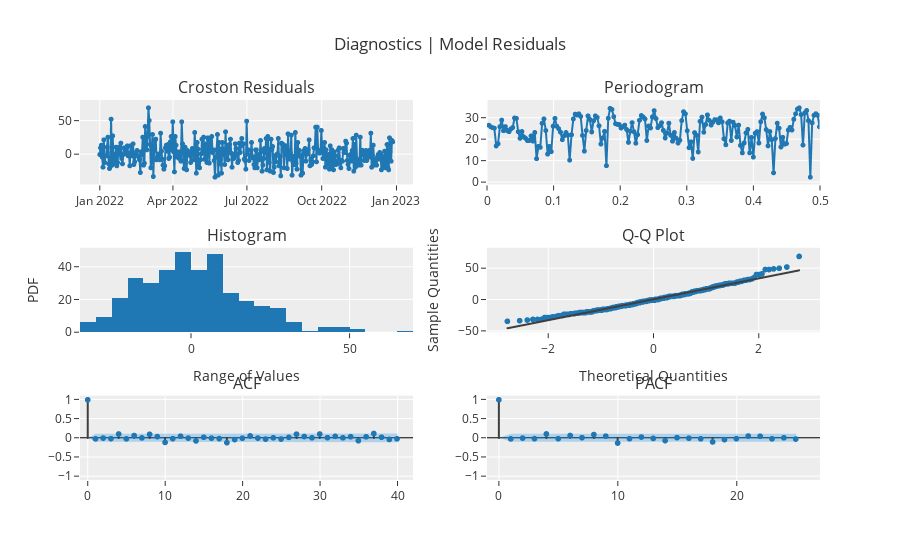

Source (notebook cell):
### Code cell
plot_model(best, plot='diagnostics')

### Figure 1 — Plotly figure (JSON) as saved in the notebook; plotly's stock layout.template omitted (floating-point values rounded to 4 significant figures; data arrays with more than 128 entries replaced by an {"elided": "..."} marker saying what was removed)
{"data": [{"line": {"color": "rgb(31, 119, 180)", "width": 2}, "marker": {"color": "rgb(31, 119, 180)", "size": 5}, "mode": "lines+markers", "name": "Croston", "showlegend": false, "type": "scattergl", "x": {"elided": "362 str values"}, "xaxis": "x", "y": {"elided": "362 float values"}, "yaxis": "y"}, {"hoverinfo": "text", "hovertext": {"elided": "181 str values"}, "line": {"color": "#1f77b4", "width": 2}, "marker": {"size": 5}, "mode": "lines+markers", "name": "Croston", "showlegend": false, "type": "scattergl", "x": {"elided": "181 float values"}, "xaxis": "x2", "y": {"elided": "181 float values"}, "yaxis": "y2"}, {"alignmentgroup": "True", "bingroup": "x", "hovertemplate": "variable=Croston<br>value=%{x}<br>count=%{y}<extra></extra>", "legendgroup": "Croston", "marker": {"color": "#1f77b4", "pattern": {"shape": ""}}, "name": "Croston", "offsetgroup": "Croston", "orientation": "v", "showlegend": false, "type": "histogram", "x": {"elided": "362 float values"}, "xaxis": "x3", "yaxis": "y3"}, {"marker": {"color": "#1f77b4"}, "mode": "markers", "name": "Croston", "showlegend": false, "type": "scattergl", "x": {"elided": "362 float values"}, "xaxis": "x4", "y": {"elided": "362 float values"}, "yaxis": "y4"}, {"line": {"color": "#3f3f3f"}, "mode": "lines", "name": "Croston", "showlegend": false, "type": "scattergl", "x": {"elided": "362 float values"}, "xaxis": "x4", "y": {"elided": "362 float values"}, "yaxis": "y4"}, {"line": {"color": "#3f3f3f"}, "mode": "lines", "name": "ACF", "showlegend": false, "type": "scattergl", "x": [0, 0], "xaxis": "x5", "y": [0, 1], "yaxis": "y5"}, {"line": {"color": "#3f3f3f"}, "mode": "lines", "name": "ACF", "showlegend": false, "type": "scattergl", "x": [1, 1], "xaxis": "x5", "y": [0, -0.02265], "yaxis": "y5"}, {"line": {"color": "#3f3f3f"}, "mode": "lines", "name": "ACF", "showlegend": false, "type": "scattergl", "x": [2, 2], "xaxis": "x5", "y": [0, -0.002552], "yaxis": "y5"}, {"line": {"color": "#3f3f3f"}, "mode": "lines", "name": "ACF", "showlegend": false, "type": "scattergl", "x": [3, 3], "xaxis": "x5", "y": [0, -0.01673], "yaxis": "y5"}, {"line": {"color": "#3f3f3f"}, "mode": "lines", "name": "ACF", "showlegend": false, "type": "scattergl", "x": [4, 4], "xaxis": "x5", "y": [0, 0.1048], "yaxis": "y5"}, {"line": {"color": "#3f3f3f"}, "mode": "lines", "name": "ACF", "showlegend": false, "type": "scattergl", "x": [5, 5], "xaxis": "x5", "y": [0, -0.02216], "yaxis": "y5"}, {"line": {"color": "#3f3f3f"}, "mode": "lines", "name": "ACF", "showlegend": false, "type": "scattergl", "x": [6, 6], "xaxis": "x5", "y": [0, 0.06394], "yaxis": "y5"}, {"line": {"color": "#3f3f3f"}, "mode": "lines", "name": "ACF", "showlegend": false, "type": "scattergl", "x": [7, 7], "xaxis": "x5", "y": [0, 0.002654], "yaxis": "y5"}, {"line": {"color": "#3f3f3f"}, "mode": "lines", "name": "ACF", "showlegend": false, "type": "scattergl", "x": [8, 8], "xaxis": "x5", "y": [0, 0.09691], "yaxis": "y5"}, {"line": {"color": "#3f3f3f"}, "mode": "lines", "name": "ACF", "showlegend": false, "type": "scattergl", "x": [9, 9], "xaxis": "x5", "y": [0, 0.03635], "yaxis": "y5"}, {"line": {"color": "#3f3f3f"}, "mode": "lines", "name": "ACF", "showlegend": false, "type": "scattergl", "x": [10, 10], "xaxis": "x5", "y": [0, -0.1152], "yaxis": "y5"}, {"line": {"color": "#3f3f3f"}, "mode": "lines", "name": "ACF", "showlegend": false, "type": "scattergl", "x": [11, 11], "xaxis": "x5", "y": [0, -0.0168], "yaxis": "y5"}, {"line": {"color": "#3f3f3f"}, "mode": "lines", "name": "ACF", "showlegend": false, "type": "scattergl", "x": [12, 12], "xaxis": "x5", "y": [0, 0.04699], "yaxis": "y5"}, {"line": {"color": "#3f3f3f"}, "mode": "lines", "name": "ACF", "showlegend": false, "type": "scattergl", "x": [13, 13], "xaxis": "x5", "y": [0, -0.002979], "yaxis": "y5"}, {"line": {"color": "#3f3f3f"}, "mode": "lines", "name": "ACF", "showlegend": false, "type": "scattergl", "x": [14, 14], "xaxis": "x5", "y": [0, -0.07576], "yaxis": "y5"}, {"line": {"color": "#3f3f3f"}, "mode": "lines", "name": "ACF", "showlegend": false, "type": "scattergl", "x": [15, 15], "xaxis": "x5", "y": [0, 0.01843], "yaxis": "y5"}, {"line": {"color": "#3f3f3f"}, "mode": "lines", "name": "ACF", "showlegend": false, "type": "scattergl", "x": [16, 16], "xaxis": "x5", "y": [0, -0.005087], "yaxis": "y5"}, {"line": {"color": "#3f3f3f"}, "mode": "lines", "name": "ACF", "showlegend": false, "type": "scattergl", "x": [17, 17], "xaxis": "x5", "y": [0, -0.01565], "yaxis": "y5"}, {"line": {"color": "#3f3f3f"}, "mode": "lines", "name": "ACF", "showlegend": false, "type": "scattergl", "x": [18, 18], "xaxis": "x5", "y": [0, -0.1218], "yaxis": "y5"}, {"line": {"color": "#3f3f3f"}, "mode": "lines", "name": "ACF", "showlegend": false, "type": "scattergl", "x": [19, 19], "xaxis": "x5", "y": [0, -0.04111], "yaxis": "y5"}, {"line": {"color": "#3f3f3f"}, "mode": "lines", "name": "ACF", "showlegend": false, "type": "scattergl", "x": [20, 20], "xaxis": "x5", "y": [0, -0.005965], "yaxis": "y5"}, {"line": {"color": "#3f3f3f"}, "mode": "lines", "name": "ACF", "showlegend": false, "type": "scattergl", "x": [21, 21], "xaxis": "x5", "y": [0, 0.05361], "yaxis": "y5"}, {"line": {"color": "#3f3f3f"}, "mode": "lines", "name": "ACF", "showlegend": false, "type": "scattergl", "x": [22, 22], "xaxis": "x5", "y": [0, -0.002344], "yaxis": "y5"}, {"line": {"color": "#3f3f3f"}, "mode": "lines", "name": "ACF", "showlegend": false, "type": "scattergl", "x": [23, 23], "xaxis": "x5", "y": [0, -0.02882], "yaxis": "y5"}, {"line": {"color": "#3f3f3f"}, "mode": "lines", "name": "ACF", "showlegend": false, "type": "scattergl", "x": [24, 24], "xaxis": "x5", "y": [0, 0.004114], "yaxis": "y5"}, {"line": {"color": "#3f3f3f"}, "mode": "lines", "name": "ACF", "showlegend": false, "type": "scattergl", "x": [25, 25], "xaxis": "x5", "y": [0, -0.02728], "yaxis": "y5"}, {"line": {"color": "#3f3f3f"}, "mode": "lines", "name": "ACF", "showlegend": false, "type": "scattergl", "x": [26, 26], "xaxis": "x5", "y": [0, 0.01634], "yaxis": "y5"}, {"line": {"color": "#3f3f3f"}, "mode": "lines", "name": "ACF", "showlegend": false, "type": "scattergl", "x": [27, 27], "xaxis": "x5", "y": [0, 0.09984], "yaxis": "y5"}, {"line": {"color": "#3f3f3f"}, "mode": "lines", "name": "ACF", "showlegend": false, "type": "scattergl", "x": [28, 28], "xaxis": "x5", "y": [0, 0.03829], "yaxis": "y5"}, {"line": {"color": "#3f3f3f"}, "mode": "lines", "name": "ACF", "showlegend": false, "type": "scattergl", "x": [29, 29], "xaxis": "x5", "y": [0, 0.004724], "yaxis": "y5"}, {"line": {"color": "#3f3f3f"}, "mode": "lines", "name": "ACF", "showlegend": false, "type": "scattergl", "x": [30, 30], "xaxis": "x5", "y": [0, 0.1038], "yaxis": "y5"}, {"line": {"color": "#3f3f3f"}, "mode": "lines", "name": "ACF", "showlegend": false, "type": "scattergl", "x": [31, 31], "xaxis": "x5", "y": [0, 0.00857], "yaxis": "y5"}, {"line": {"color": "#3f3f3f"}, "mode": "lines", "name": "ACF", "showlegend": false, "type": "scattergl", "x": [32, 32], "xaxis": "x5", "y": [0, 0.04292], "yaxis": "y5"}, {"line": {"color": "#3f3f3f"}, "mode": "lines", "name": "ACF", "showlegend": false, "type": "scattergl", "x": [33, 33], "xaxis": "x5", "y": [0, 0.004436], "yaxis": "y5"}, {"line": {"color": "#3f3f3f"}, "mode": "lines", "name": "ACF", "showlegend": false, "type": "scattergl", "x": [34, 34], "xaxis": "x5", "y": [0, 0.03461], "yaxis": "y5"}, {"line": {"color": "#3f3f3f"}, "mode": "lines", "name": "ACF", "showlegend": false, "type": "scattergl", "x": [35, 35], "xaxis": "x5", "y": [0, -0.07085], "yaxis": "y5"}, {"line": {"color": "#3f3f3f"}, "mode": "lines", "name": "ACF", "showlegend": false, "type": "scattergl", "x": [36, 36], "xaxis": "x5", "y": [0, 0.03003], "yaxis": "y5"}, {"line": {"color": "#3f3f3f"}, "mode": "lines", "name": "ACF", "showlegend": false, "type": "scattergl", "x": [37, 37], "xaxis": "x5", "y": [0, 0.118], "yaxis": "y5"}, {"line": {"color": "#3f3f3f"}, "mode": "lines", "name": "ACF", "showlegend": false, "type": "scattergl", "x": [38, 38], "xaxis": "x5", "y": [0, 0.01958], "yaxis": "y5"}, {"line": {"color": "#3f3f3f"}, "mode": "lines", "name": "ACF", "showlegend": false, "type": "scattergl", "x": [39, 39], "xaxis": "x5", "y": [0, -0.03743], "yaxis": "y5"}, {"line": {"color": "#3f3f3f"}, "mode": "lines", "name": "ACF", "showlegend": false, "type": "scattergl", "x": [40, 40], "xaxis": "x5", "y": [0, -0.02236], "yaxis": "y5"}, {"marker": {"color": "#1f77b4", "size": 6}, "mode": "markers", "name": "ACF", "showlegend": false, "type": "scattergl", "x": [0, 1, 2, 3, 4, 5, 6, 7, 8, 9, 10, 11, 12, 13, 14, 15, 16, 17, 18, 19, 20, 21, 22, 23, 24, 25, 26, 27, 28, 29, 30, 31, 32, 33, 34, 35, 36, 37, 38, 39, 40], "xaxis": "x5", "y": [1, -0.02265, -0.002552, -0.01673, 0.1048, -0.02216, 0.06394, 0.002654, 0.09691, 0.03635, -0.1152, -0.0168, 0.04699, -0.002979, -0.07576, 0.01843, -0.005087, -0.01565, -0.1218, -0.04111, -0.005965, 0.05361, -0.002344, -0.02882, 0.004114, -0.02728, 0.01634, 0.09984, 0.03829, 0.004724, 0.1038, 0.00857, 0.04292, 0.004436, 0.03461, -0.07085, 0.03003, 0.118, 0.01958, -0.03743, -0.02236], "yaxis": "y5"}, {"line": {"color": "rgba(255,255,255,0)"}, "mode": "lines", "name": "UC", "showlegend": false, "type": "scatter", "x": [0, 1, 2, 3, 4, 5, 6, 7, 8, 9, 10, 11, 12, 13, 14, 15, 16, 17, 18, 19, 20, 21, 22, 23, 24, 25, 26, 27, 28, 29, 30, 31, 32, 33, 34, 35, 36, 37, 38, 39, 40], "xaxis": "x5", "y": [0, 0.103, 0.1031, 0.1031, 0.1031, 0.1042, 0.1043, 0.1047, 0.1047, 0.1056, 0.1058, 0.1071, 0.1071, 0.1073, 0.1073, 0.1079, 0.1079, 0.1079, 0.108, 0.1094, 0.1096, 0.1096, 0.1099, 0.1099, 0.1099, 0.1099, 0.11, 0.11, 0.111, 0.1111, 0.1111, 0.1122, 0.1122, 0.1123, 0.1123, 0.1125, 0.1129, 0.113, 0.1143, 0.1143, 0.1145], "yaxis": "y5"}, {"fill": "tonexty", "fillcolor": "rgba(32, 146, 230,0.3)", "line": {"color": "rgba(255,255,255,0)"}, "mode": "lines", "name": "LC", "showlegend": false, "type": "scatter", "x": [0, 1, 2, 3, 4, 5, 6, 7, 8, 9, 10, 11, 12, 13, 14, 15, 16, 17, 18, 19, 20, 21, 22, 23, 24, 25, 26, 27, 28, 29, 30, 31, 32, 33, 34, 35, 36, 37, 38, 39, 40], "xaxis": "x5", "y": [0, -0.103, -0.1031, -0.1031, -0.1031, -0.1042, -0.1043, -0.1047, -0.1047, -0.1056, -0.1058, -0.1071, -0.1071, -0.1073, -0.1073, -0.1079, -0.1079, -0.1079, -0.108, -0.1094, -0.1096, -0.1096, -0.1099, -0.1099, -0.1099, -0.1099, -0.11, -0.11, -0.111, -0.1111, -0.1111, -0.1122, -0.1122, -0.1123, -0.1123, -0.1125, -0.1129, -0.113, -0.1143, -0.1143, -0.1145], "yaxis": "y5"}, {"line": {"color": "#3f3f3f"}, "mode": "lines", "name": "PACF", "showlegend": false, "type": "scattergl", "x": [0, 0], "xaxis": "x6", "y": [0, 1], "yaxis": "y6"}, {"line": {"color": "#3f3f3f"}, "mode": "lines", "name": "PACF", "showlegend": false, "type": "scattergl", "x": [1, 1], "xaxis": "x6", "y": [0, -0.02271], "yaxis": "y6"}, {"line": {"color": "#3f3f3f"}, "mode": "lines", "name": "PACF", "showlegend": false, "type": "scattergl", "x": [2, 2], "xaxis": "x6", "y": [0, -0.003084], "yaxis": "y6"}, {"line": {"color": "#3f3f3f"}, "mode": "lines", "name": "PACF", "showlegend": false, "type": "scattergl", "x": [3, 3], "xaxis": "x6", "y": [0, -0.017], "yaxis": "y6"}, {"line": {"color": "#3f3f3f"}, "mode": "lines", "name": "PACF", "showlegend": false, "type": "scattergl", "x": [4, 4], "xaxis": "x6", "y": [0, 0.1053], "yaxis": "y6"}, {"line": {"color": "#3f3f3f"}, "mode": "lines", "name": "PACF", "showlegend": false, "type": "scattergl", "x": [5, 5], "xaxis": "x6", "y": [0, -0.01816], "yaxis": "y6"}, {"line": {"color": "#3f3f3f"}, "mode": "lines", "name": "PACF", "showlegend": false, "type": "scattergl", "x": [6, 6], "xaxis": "x6", "y": [0, 0.06535], "yaxis": "y6"}, {"line": {"color": "#3f3f3f"}, "mode": "lines", "name": "PACF", "showlegend": false, "type": "scattergl", "x": [7, 7], "xaxis": "x6", "y": [0, 0.008448], "yaxis": "y6"}, {"line": {"color": "#3f3f3f"}, "mode": "lines", "name": "PACF", "showlegend": false, "type": "scattergl", "x": [8, 8], "xaxis": "x6", "y": [0, 0.08988], "yaxis": "y6"}, {"line": {"color": "#3f3f3f"}, "mode": "lines", "name": "PACF", "showlegend": false, "type": "scattergl", "x": [9, 9], "xaxis": "x6", "y": [0, 0.04824], "yaxis": "y6"}, {"line": {"color": "#3f3f3f"}, "mode": "lines", "name": "PACF", "showlegend": false, "type": "scattergl", "x": [10, 10], "xaxis": "x6", "y": [0, -0.1318], "yaxis": "y6"}, {"line": {"color": "#3f3f3f"}, "mode": "lines", "name": "PACF", "showlegend": false, "type": "scattergl", "x": [11, 11], "xaxis": "x6", "y": [0, -0.01783], "yaxis": "y6"}, {"line": {"color": "#3f3f3f"}, "mode": "lines", "name": "PACF", "showlegend": false, "type": "scattergl", "x": [12, 12], "xaxis": "x6", "y": [0, 0.02473], "yaxis": "y6"}, {"line": {"color": "#3f3f3f"}, "mode": "lines", "name": "PACF", "showlegend": false, "type": "scattergl", "x": [13, 13], "xaxis": "x6", "y": [0, -0.01162], "yaxis": "y6"}, {"line": {"color": "#3f3f3f"}, "mode": "lines", "name": "PACF", "showlegend": false, "type": "scattergl", "x": [14, 14], "xaxis": "x6", "y": [0, -0.06777], "yaxis": "y6"}, {"line": {"color": "#3f3f3f"}, "mode": "lines", "name": "PACF", "showlegend": false, "type": "scattergl", "x": [15, 15], "xaxis": "x6", "y": [0, 0.00895], "yaxis": "y6"}, {"line": {"color": "#3f3f3f"}, "mode": "lines", "name": "PACF", "showlegend": false, "type": "scattergl", "x": [16, 16], "xaxis": "x6", "y": [0, -0.004902], "yaxis": "y6"}, {"line": {"color": "#3f3f3f"}, "mode": "lines", "name": "PACF", "showlegend": false, "type": "scattergl", "x": [17, 17], "xaxis": "x6", "y": [0, -0.02044], "yaxis": "y6"}, {"line": {"color": "#3f3f3f"}, "mode": "lines", "name": "PACF", "showlegend": false, "type": "scattergl", "x": [18, 18], "xaxis": "x6", "y": [0, -0.1031], "yaxis": "y6"}, {"line": {"color": "#3f3f3f"}, "mode": "lines", "name": "PACF", "showlegend": false, "type": "scattergl", "x": [19, 19], "xaxis": "x6", "y": [0, -0.04231], "yaxis": "y6"}, {"line": {"color": "#3f3f3f"}, "mode": "lines", "name": "PACF", "showlegend": false, "type": "scattergl", "x": [20, 20], "xaxis": "x6", "y": [0, -0.01743], "yaxis": "y6"}, {"line": {"color": "#3f3f3f"}, "mode": "lines", "name": "PACF", "showlegend": false, "type": "scattergl", "x": [21, 21], "xaxis": "x6", "y": [0, 0.05159], "yaxis": "y6"}, {"line": {"color": "#3f3f3f"}, "mode": "lines", "name": "PACF", "showlegend": false, "type": "scattergl", "x": [22, 22], "xaxis": "x6", "y": [0, 0.04546], "yaxis": "y6"}, {"line": {"color": "#3f3f3f"}, "mode": "lines", "name": "PACF", "showlegend": false, "type": "scattergl", "x": [23, 23], "xaxis": "x6", "y": [0, -0.02199], "yaxis": "y6"}, {"line": {"color": "#3f3f3f"}, "mode": "lines", "name": "PACF", "showlegend": false, "type": "scattergl", "x": [24, 24], "xaxis": "x6", "y": [0, 0.004936], "yaxis": "y6"}, {"line": {"color": "#3f3f3f"}, "mode": "lines", "name": "PACF", "showlegend": false, "type": "scattergl", "x": [25, 25], "xaxis": "x6", "y": [0, -0.0267], "yaxis": "y6"}, {"marker": {"color": "#1f77b4", "size": 6}, "mode": "markers", "name": "PACF", "showlegend": false, "type": "scattergl", "x": [0, 1, 2, 3, 4, 5, 6, 7, 8, 9, 10, 11, 12, 13, 14, 15, 16, 17, 18, 19, 20, 21, 22, 23, 24, 25], "xaxis": "x6", "y": [1, -0.02271, -0.003084, -0.017, 0.1053, -0.01816, 0.06535, 0.008448, 0.08988, 0.04824, -0.1318, -0.01783, 0.02473, -0.01162, -0.06777, 0.00895, -0.004902, -0.02044, -0.1031, -0.04231, -0.01743, 0.05159, 0.04546, -0.02199, 0.004936, -0.0267], "yaxis": "y6"}, {"line": {"color": "rgba(255,255,255,0)"}, "mode": "lines", "name": "UC", "showlegend": false, "type": "scatter", "x": [0, 1, 2, 3, 4, 5, 6, 7, 8, 9, 10, 11, 12, 13, 14, 15, 16, 17, 18, 19, 20, 21, 22, 23, 24, 25], "xaxis": "x6", "y": [0, 0.103, 0.103, 0.103, 0.103, 0.103, 0.103, 0.103, 0.103, 0.103, 0.103, 0.103, 0.103, 0.103, 0.103, 0.103, 0.103, 0.103, 0.103, 0.103, 0.103, 0.103, 0.103, 0.103, 0.103, 0.103], "yaxis": "y6"}, {"fill": "tonexty", "fillcolor": "rgba(32, 146, 230,0.3)", "line": {"color": "rgba(255,255,255,0)"}, "mode": "lines", "name": "LC", "showlegend": false, "type": "scatter", "x": [0, 1, 2, 3, 4, 5, 6, 7, 8, 9, 10, 11, 12, 13, 14, 15, 16, 17, 18, 19, 20, 21, 22, 23, 24, 25], "xaxis": "x6", "y": [0, -0.103, -0.103, -0.103, -0.103, -0.103, -0.103, -0.103, -0.103, -0.103, -0.103, -0.103, -0.103, -0.103, -0.103, -0.103, -0.103, -0.103, -0.103, -0.103, -0.103, -0.103, -0.103, -0.103, -0.103, -0.103], "yaxis": "y6"}], "layout": {"annotations": [{"font": {"size": 16}, "showarrow": false, "text": "Croston Residuals", "x": 0.225, "xanchor": "center", "xref": "paper", "y": 1.0, "yanchor": "bottom", "yref": "paper"}, {"font": {"size": 16}, "showarrow": false, "text": "Periodogram", "x": 0.775, "xanchor": "center", "xref": "paper", "y": 1.0, "yanchor": "bottom", "yref": "paper"}, {"font": {"size": 16}, "showarrow": false, "text": "Histogram", "x": 0.225, "xanchor": "center", "xref": "paper", "y": 0.6111, "yanchor": "bottom", "yref": "paper"}, {"font": {"size": 16}, "showarrow": false, "text": "Q-Q Plot", "x": 0.775, "xanchor": "center", "xref": "paper", "y": 0.6111, "yanchor": "bottom", "yref": "paper"}, {"font": {"size": 16}, "showarrow": false, "text": "ACF", "x": 0.225, "xanchor": "center", "xref": "paper", "y": 0.2222, "yanchor": "bottom", "yref": "paper"}, {"font": {"size": 16}, "showarrow": false, "text": "PACF", "x": 0.775, "xanchor": "center", "xref": "paper", "y": 0.2222, "yanchor": "bottom", "yref": "paper"}], "showlegend": false, "title": {"text": "Diagnostics | Model Residuals"}, "xaxis": {"anchor": "y", "domain": [0, 0.45]}, "xaxis2": {"anchor": "y2", "domain": [0.55, 1], "range": [0, 0.5]}, "xaxis3": {"anchor": "y3", "domain": [0, 0.45], "title": {"text": "Range of Values"}}, "xaxis4": {"anchor": "y4", "domain": [0.55, 1], "title": {"text": "Theoretical Quantities"}}, "xaxis5": {"anchor": "y5", "domain": [0, 0.45], "range": [-1, 42]}, "xaxis6": {"anchor": "y6", "domain": [0.55, 1], "range": [-1, 27]}, "yaxis": {"anchor": "x", "domain": [0.7778, 1]}, "yaxis2": {"anchor": "x2", "domain": [0.7778, 1]}, "yaxis3": {"anchor": "x3", "domain": [0.3889, 0.6111], "title": {"text": "PDF"}}, "yaxis4": {"anchor": "x4", "domain": [0.3889, 0.6111], "title": {"text": "Sample Quantities"}}, "yaxis5": {"anchor": "x5", "domain": [0, 0.2222], "range": [-1.1, 1.1], "zerolinecolor": "#000000"}, "yaxis6": {"anchor": "x6", "domain": [0, 0.2222], "range": [-1.1, 1.1], "zerolinecolor": "#000000"}}}
